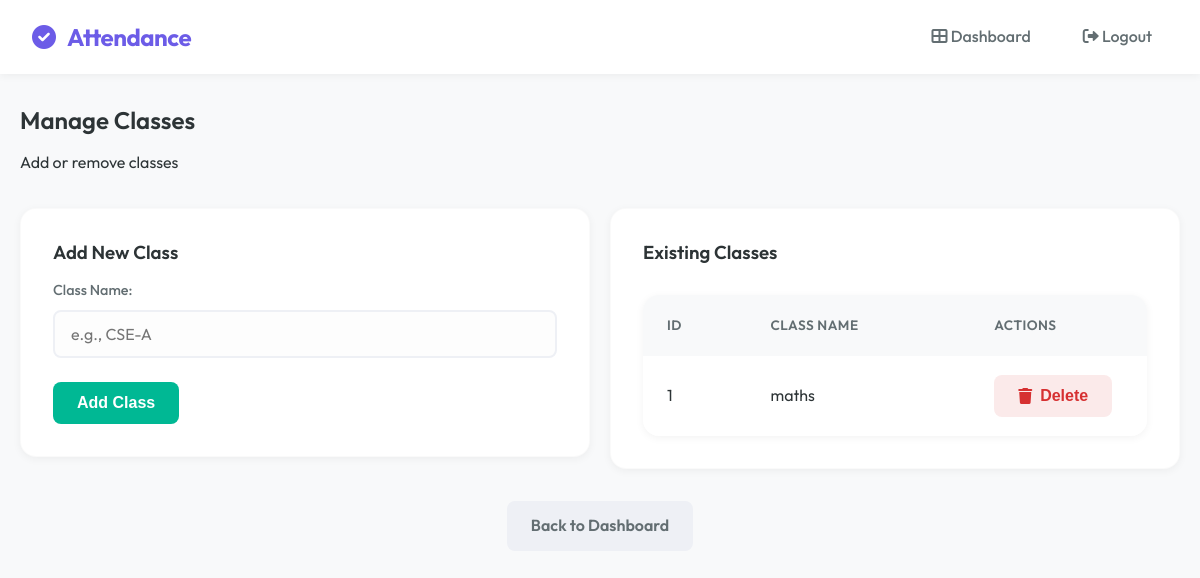
Page /classes on the earlier database version.
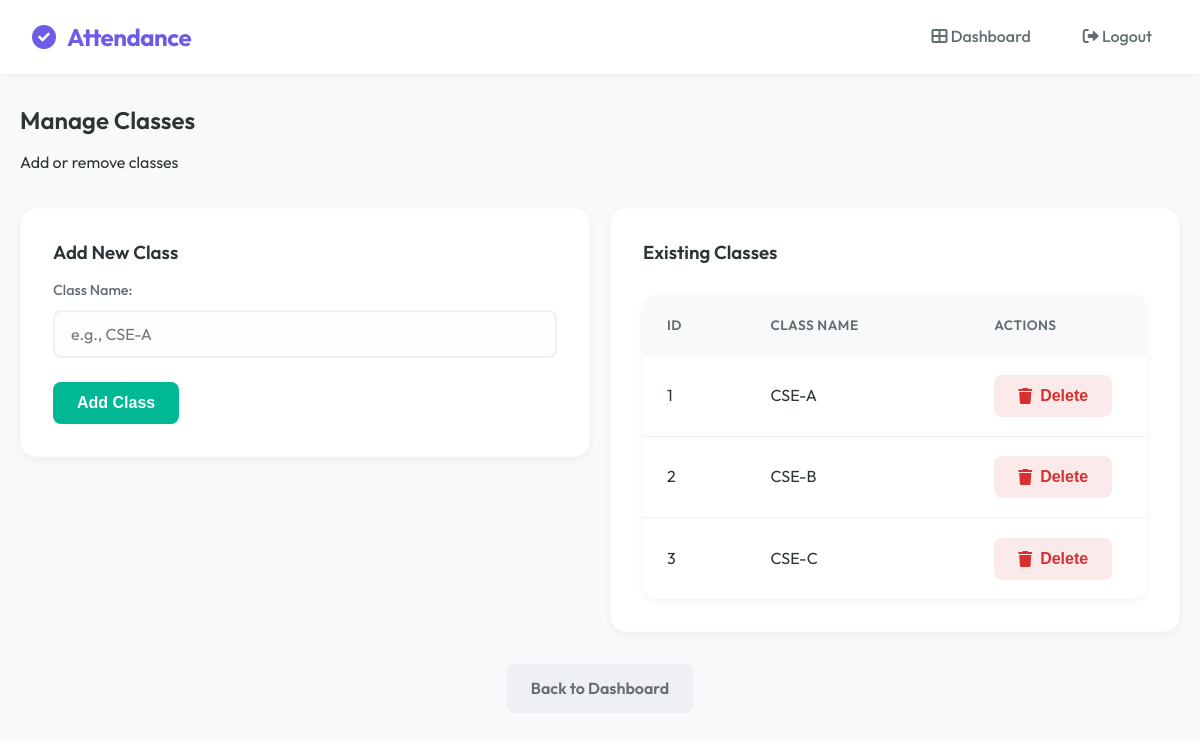
Same page on the later database version.
### tables this page shows
CREATE TABLE classes (
        id INTEGER PRIMARY KEY AUTOINCREMENT,
        class_name TEXT
    );

### app.py (the view)
@app.route("/classes")
def classes():
    conn = sqlite3.connect('attendance.db')
    c = conn.cursor()
    c.execute("SELECT id, class_name FROM classes")
    classes = c.fetchall()
    conn.close()
    return render_template("classes.html", classes=classes)

### templates/classes.html (shortened to what this page needs)
{% extends "base.html" %}
{% block content %}
<div class="mb-4">
    <h2>Manage Classes</h2>
    <p class="text-muted">Add or remove classes</p>
</div>
<div class="dashboard-grid" style="grid-template-columns: repeat(auto-fit, minmax(300px, 1fr)); gap: 20px;">
    <div>
        <div class="card">
            <h3>Add New Class</h3>
            <form action="/add_class" method="POST">
                <div class="form-group">
                    <label for="class_name">Class Name:</label>
                    <input type="text" id="class_name" name="class_name" required placeholder="e.g., CSE-A">
                </div>
                <button type="submit" class="btn btn-success">Add Class</button>
            </form>
        </div>
    </div>
    <div>
        <div class="card">
            <h3>Existing Classes</h3>
            {% if classes %}
            <div class="table-container">
                <table>
                    <thead>
                        <tr>
                            <th>ID</th>
                            <th>Class Name</th>
                            <th>Actions</th>
                        </tr>
                    </thead>
                    <tbody>
                        {% for cls in classes %}
                        <tr>
                            <td>{{ cls[0] }}</td>
                            <td>{{ cls[1] }}</td>
                            <td>
                                <form action="/delete_class/{{ cls[0] }}" method="POST" style="display:inline;"
                                    onsubmit="return confirm('Are you sure you want to delete this class? This will also delete all students and subjects associated with it.');">
                                    <button type="submit" class="btn btn-danger btn-sm"><i class="fas fa-trash"></i>
                                        Delete</button>
                                </form>
                            </td>
                        </tr>
                        {% endfor %}
                    </tbody>
                </table>
            </div>
            {% else %}
            <p class="text-muted">No classes found.</p>
            {% endif %}
        </div>
    </div>
</div>
<div class="text-center mt-4">
    <a href="/dashboard" class="btn btn-secondary">Back to Dashboard</a>
</div>
{% endblock %}

Differences in the rows shown:
changed classes id 1: class_name "maths" → "CSE-A"
added classes: id "2", class_name "CSE-B"
added classes: id "3", class_name "CSE-C"
